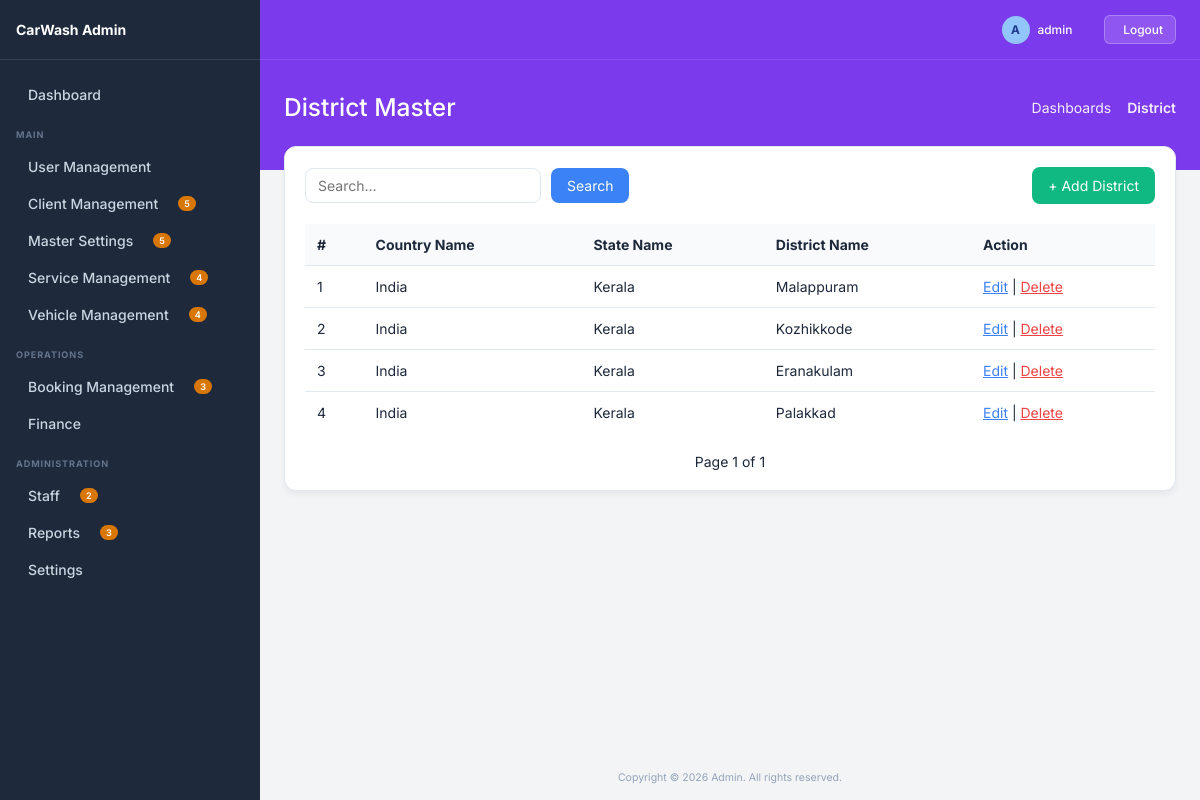
The app's page /district/ (signed in) with its own data.
### master/models.py (models this page shows, shortened)
class District(BaseModel):
    state = models.ForeignKey(State, on_delete=models.CASCADE)
    name = models.CharField(max_length=100)

class State(BaseModel):
    country = models.ForeignKey(Country, on_delete=models.CASCADE)
    name = models.CharField(max_length=100)
    def __str__(self):
        return self.name

class Country(BaseModel):
    name = models.CharField(max_length=100)
    def __str__(self):
        return self.name

### master/views.py (the view)
# urls.py: path('district/', views.district_list, name='district_list'),
@login_required
def district_list(request):
    search = request.GET.get('search', '')
    queryset = District.objects.filter(is_deleted=False)
    if search:
        queryset = queryset.filter(name__icontains=search)
    paginator = Paginator(queryset, 10)
    page_obj = paginator.get_page(request.GET.get('page'))
    return render(request, 'district/list.html', {
        'page_obj': page_obj,
        'search': search
    })

### core/templates/district/list.html (shortened to what this page needs)
{% extends 'base.html' %}
{% block page_title %}District Master{% endblock %}
{% block breadcrumb_active %}District{% endblock %}
{% block content %}
<div style="background: white; padding: 20px; border-radius: 12px; border: 1px solid #e2e8f0; box-shadow: 0 4px 6px rgba(0,0,0,0.05);">
    <div style="display: flex; justify-content: space-between; align-items: center; margin-bottom: 20px;">
        <form method="GET" style="display: flex; gap: 10px;">
            <input type="text" name="search" value="{{search}}" placeholder="Search..."
                   style="padding: 8px 12px; border: 1px solid #e2e8f0; border-radius: 8px;">
            <button type="submit" style="background: #3b82f6; color: white; border: none; padding: 8px 16px; border-radius: 8px;">Search</button>
        </form>
        <a href="{% url 'district_create' %}"
           style="background: #10b981; color: white; padding: 10px 16px; border-radius: 8px; text-decoration: none;">
            + Add District
        </a>
    </div>
    <table style="width: 100%; border-collapse: collapse;">
        <thead>
            <tr style="background: #f8fafc; text-align: left;">
                <th style="padding: 12px;">#</th>
                <th style="padding: 12px;">Country Name</th>
                <th style="padding: 12px;">State Name</th>
                <th style="padding: 12px;">District Name</th>
                <th style="padding: 12px;">Action</th>
            </tr>
        </thead>
        <tbody>
            {% for obj in page_obj %}
            <tr style="border-top: 1px solid #e2e8f0;">
                <td style="padding: 12px;">{{ forloop.counter }}</td>
                <td style="padding: 12px;">{{ obj.state.country }}</td>
                <td style="padding: 12px;">{{ obj.state }}</td>
                <td style="padding: 12px;">{{ obj.name }}</td>
                <td style="padding: 12px;">
                    <a href="{% url 'district_edit' obj.pk %}" style="color: #3b82f6;">Edit</a> |
                    <a href="{% url 'district_delete' obj.pk %}"
                       onclick="return confirm('Delete this item?')"
                       style="color: #ef4444;">Delete</a>
                </td>
            </tr>
            {% empty %}
            <tr>
                <td colspan="4" style="text-align:center; padding:20px;">No data found</td>
            </tr>
            {% endfor %}
        </tbody>
    </table>
    <div style="margin-top: 20px; display: flex; justify-content: center;">
        <span>Page {{ page_obj.number }} of {{ page_obj.paginator.num_pages }}</span>
    </div>
</div>
{% endblock %}

### core/templates/base.html (shortened to what this page needs)
<!DOCTYPE html>
<html lang="en">
<head>
</head>
<body>
    <aside class="sidebar">
        <div class="sidebar-header">
            <span>CarWash Admin</span>
        </div>
        <div class="sidebar-content">
            <a href="{% url 'dashboard' %}" class="nav-item">
                <div class="nav-item-left">
                    Dashboard
                </div>
            </a>
            <div class="nav-section-title">MAIN</div>
            <div class="nav-item dropdown-toggle">
                <div class="nav-item-left">
                     User Management
                </div>
            </div>
            <div class="nav-item dropdown-toggle">
                <div class="nav-item-left">
                    Client Management
                    <span class="nav-badge">5</span>
                </div>
            </div>
            <div class="nav-item dropdown-toggle">
                <div class="nav-item-left">
                    Master Settings
                    <span class="nav-badge">5</span>
                </div>
            </div>
            <div class="nav-item dropdown-toggle">
                <div class="nav-item-left">
                    Service Management
                    <span class="nav-badge">4</span>
                </div>
            </div>
            <div class="nav-item dropdown-toggle">
                <div class="nav-item-left">
                    Vehicle Management
                    <span class="nav-badge">4</span>
                </div>
            </div>
            <div class="nav-section-title">OPERATIONS</div>
            <div class="nav-item dropdown-toggle">
                <div class="nav-item-left">
                    Booking Management
                    <span class="nav-badge">3</span>
                </div>
            </div>
            <div class="nav-item dropdown-toggle">
                <div class="nav-item-left">
                    Finance
                </div>
            </div>
            <div class="nav-section-title">ADMINISTRATION</div>
            <div class="nav-item dropdown-toggle">
                <div class="nav-item-left">
                    Staff
                    <span class="nav-badge">2</span>
                </div>
            </div>
            <div class="nav-item dropdown-toggle">
                <div class="nav-item-left">
                    Reports
                    <span class="nav-badge">3</span>
                </div>
            </div>
            <div class="nav-item dropdown-toggle">
                <div class="nav-item-left">
                    Settings
                </div>
            </div>
        </div>
    </aside>
    <div class="main-wrapper">
        <div class="top-banner">
            <div class="top-navbar">
                <div class="navbar-right">
                    <div class="flex-center" style="gap: 8px;">
                        <span style="display:inline-block; width:28px; height:28px; border-radius:50%; background:#93c5fd; color:#1e3a8a; text-align:center; line-height:28px; font-weight:bold;">{{ request.user.username|make_list|first|upper|default:"A" }}</span>
                        <span>{{ request.user.username|default:"admin" }}</span>
                    </div>
                    {% if request.user.is_authenticated %}
                    <form method="post" action="{% url 'logout' %}" style="margin-left: 12px; display: inline;">
                        <button type="submit" style="background: rgba(255,255,255,0.15); border: 1px solid rgba(255,255,255,0.25); color: white; padding: 6px 12px; border-radius: 6px; cursor: pointer; display: flex; align-items: center; gap: 6px; font-size: 0.85rem; font-weight: 500; transition: all 0.2s;">
                             Logout
                        </button>
                    </form>
                    {% endif %}
                </div>
            </div>
            <div class="banner-header">
                <div class="banner-title">{% block page_title %}Dashboard{% endblock %}</div>
                <div class="banner-breadcrumbs">
                    <a href="#">Dashboards</a>
                    <span style="font-weight: 600;">{% block breadcrumb_active %}Admin Dashboard{% endblock %}</span>
                </div>
            </div>
        </div>
        <div class="content-area">
            {% block content %}{% endblock %}
        </div>
        <div style="margin-top:auto; padding: 16px; text-align: center; color: #94a3b8; font-size: 0.75rem;">
            Copyright © 2026 Admin. All rights reserved.
        </div>
    </div>
</body>
</html>

### core/templates/base.html (style rules this page uses)
:root { --bg-sidebar: #1e293b; --bg-body: #f3f4f6; --bg-banner: #7c3aed; --text-sidebar: #cbd5e1; --text-sidebar-hover: #ffffff; --sidebar-border: #334155; --badge-bg: #d97706; --badge-text: #ffffff; --sidebar-width: 260px; }
* { margin: 0; padding: 0; box-sizing: border-box; font-family: 'Inter', sans-serif; font-size: 14px; }
body { background-color: var(--bg-body); color: #1e293b; display: flex; min-height: 100vh; overflow-x: hidden; }
.sidebar { width: var(--sidebar-width); background-color: var(--bg-sidebar); display: flex; flex-direction: column; position: fixed; height: 100vh; overflow-y: auto; z-index: 100; }
.sidebar-header { padding: 16px; font-size: 1.1rem; font-weight: 700; display: flex; align-items: center; gap: 12px; color: white; border-bottom: 1px solid var(--sidebar-border); height: 60px; }
.sidebar-content { padding: 16px 0; }
.nav-section-title { color: #64748b; font-size: 0.65rem; text-transform: uppercase; letter-spacing: 0.1em; font-weight: 700; margin: 16px 16px 8px 16px; }
.nav-item { display: flex; align-items: center; justify-content: space-between; padding: 10px 16px; color: var(--text-sidebar); text-decoration: none; font-size: 0.85rem; font-weight: 500; cursor: pointer; transition: color 0.2s, background-color 0.2s; }
.nav-item-left { display: flex; align-items: center; gap: 12px; }
.nav-badge { background-color: var(--badge-bg); color: var(--badge-text); font-size: 0.65rem; font-weight: 600; padding: 2px 6px; border-radius: 12px; margin-left: 8px; }
.main-wrapper { flex: 1; margin-left: var(--sidebar-width); display: flex; flex-direction: column; min-height: 100vh; }
.top-banner { background-color: var(--bg-banner); color: white; display: flex; flex-direction: column; }
.top-navbar { height: 60px; display: flex; align-items: center; justify-content: space-between; padding: 0 24px; border-bottom: 1px solid rgba(255, 255, 255, 0.1); }
.navbar-right { display: flex; align-items: center; gap: 20px; }
.navbar-right span { font-size: 0.85rem; font-weight: 500; }
.banner-header { padding: 32px 24px 48px 24px; display: flex; justify-content: space-between; align-items: center; }
.banner-title { font-size: 1.75rem; font-weight: 500; }
.banner-breadcrumbs { font-size: 0.75rem; display: flex; align-items: center; gap: 8px; opacity: 0.9; }
.banner-breadcrumbs a { color: white; text-decoration: none; }
.content-area { padding: 0 24px 24px 24px; margin-top: -24px; flex: 1; }
.flex-center { display: flex; align-items: center; }

### records on screen
District: state.country "India", state "Kerala", name "Malappuram"
District: state.country "India", state "Kerala", name "Kozhikkode"
District: state.country "India", state "Kerala", name "Eranakulam"
District: state.country "India", state "Kerala", name "Palakkad"

### other values on screen
{{ request.user.username|make_list|first|upper|default:"A" }} "A"
{{ request.user.username|default:"admin" }} "admin"
{{ page_obj.number }} "1"
{{ page_obj.paginator.num_pages }} "1"
